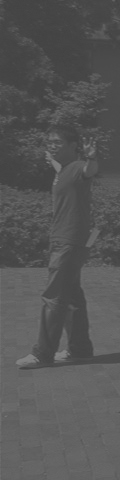
%> input picture aula_02/ex2.bmp, 120 x 480 px
$ octave lista_2.m   (GNU Octave 9; MATLAB toolbox functions it lacks are replaced by stand-ins)
%> lines starting %> are read from the running program, lines starting %| are printed output that depends on the picture; in (x1, y1, x2, y2) boxes, pixels count from 0 and x2, y2 are one past the last pixel; in counts of white or black regions, pixels touching at a corner belong together; the program's own positions count from 1
### aula_02/ajusta_0_255.m
function [img_out] = ajusta_0_255(img_in)
% [9 lines of commented-out code are left out]

minv = double(min(img_in(:)));
maxv = double(max(img_in(:)));

i_aux = 255 * (double(img_in) - minv)/(maxv - minv);
img_out = uint8(i_aux);
end

### aula_02/dif_2_img.m
function [img_out] = dif_2_img(img1,img2)
% dif_2_img realiza a diferenca entre duas imagens de entrada quaisquer
img_out = double(img1) - double(img2);
end

### aula_02/lista_2.m
%% exercicio 1
clc
clear

I = imread("ex2.bmp");
%> I is the input picture: size 480x120 uint8; min 65, max 128, mean 86

subplot(1, 2, 1);
imshow(I);

subplot(1, 2, 2);
imshow(ajusta_0_255(I));
%> in ajusta_0_255, `minv = double(min(img_in(:)));`: minv = 65
%> in ajusta_0_255, `maxv = double(max(img_in(:)));`: maxv = 128
%> in ajusta_0_255, `i_aux = 255 * (double(img_in) - minv)/(maxv - minv);`:
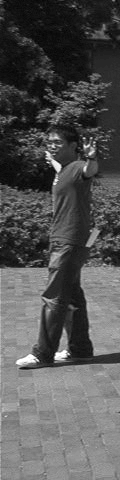
%> i_aux: size 480x120 double; min 0, max 255, mean 85

%% exercicio 2
%  Considerando as imagens "fg00009.bmp" e "bg00010.bmp", visualize:
% (a) A diferenca (subtração) entre as imagens;
% (b) A diferenca com a faixa dinamica reajustada entre 0 e 255;
% (c) O valor absoluto da diferença;
% (d) O valor absoluto da diferença com a faixa dinâmica reajustada entre 0 e 255;
% (e) Sobre o resultado do item (d), apague os (atribua zero aos) pixels que
%     correspondem ao fundo da imagem (background)
clc
clear
fg = double(imread("fg00009.bmp"));
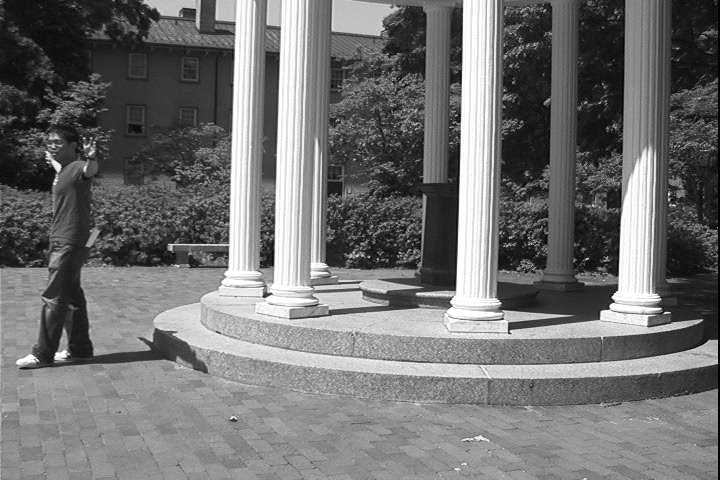
%> input picture aula_02/fg00009.bmp, 720 x 480 px
%> fg: size 480x720 double; min 0, max 255, mean 113.3; mean of the top-left, top-right, bottom-left and bottom-right quarters 93.4, 87.6, 143.4, 128.9
bg = double(imread("bg00010.bmp"));
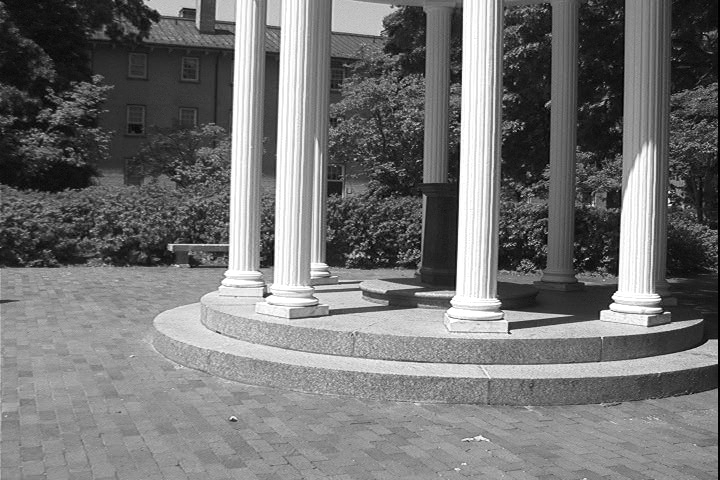
%> input picture aula_02/bg00010.bmp, 720 x 480 px
%> bg: size 480x720 double; min 0, max 255, mean 115.2; mean of the top-left, top-right, bottom-left and bottom-right quarters 92.5, 88.4, 150.7, 129.1

a = dif_2_img(fg, bg);
%> in dif_2_img, `img_out = double(img1) - double(img2);`:
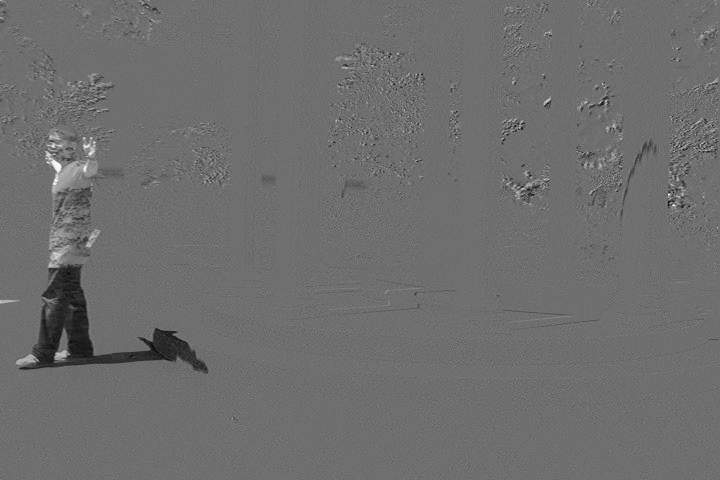
%> img_out: size 480x720 double; min -178, max 230, mean -1.8; drawn with min black and max white
b = ajusta_0_255(a);
c = abs(a);
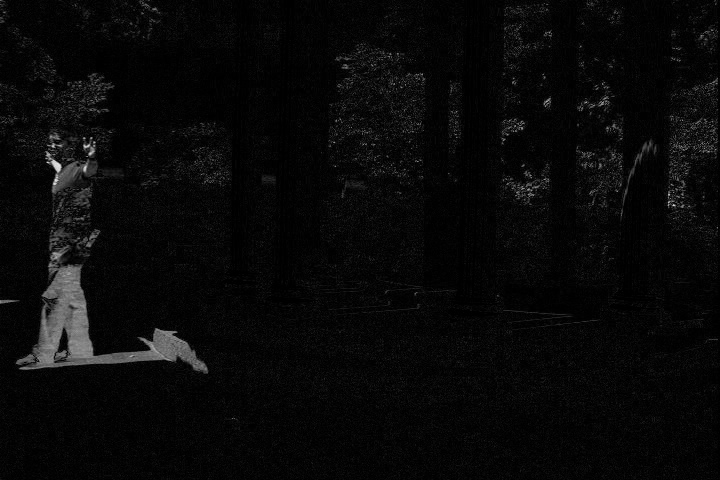
%> c: size 480x720 double; min 0, max 230, mean 8.7
d = ajusta_0_255(c);

e = d;
e(e<51) = 0;
e(e>50) = 255;
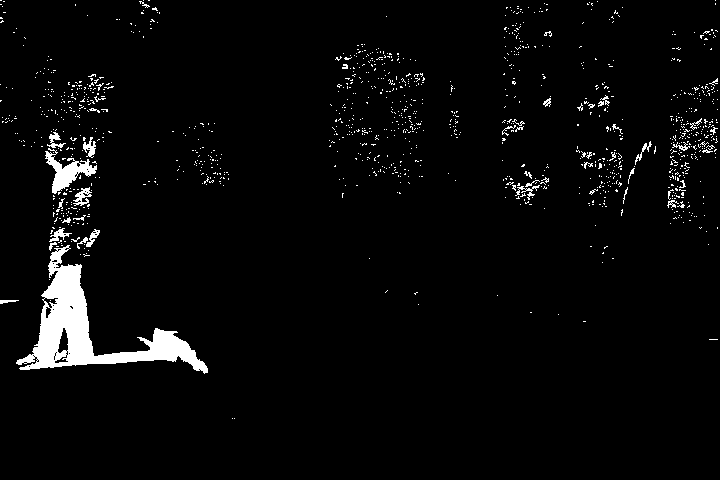
%> e: size 480x720 uint8; 3.4% white; 1162 white regions (1120 under 20 px), largest, box (x1, y1, x2, y2) and area: (16, 245, 208, 374) 6459, (45, 148, 97, 194) 865, (73, 187, 92, 206) 166

subplot(5, 2, 1);
imshow(uint8(bg));
subplot(5, 2, 2);
imshow(uint8(fg));
subplot(5, 2, 3);
imshow(uint8(a));
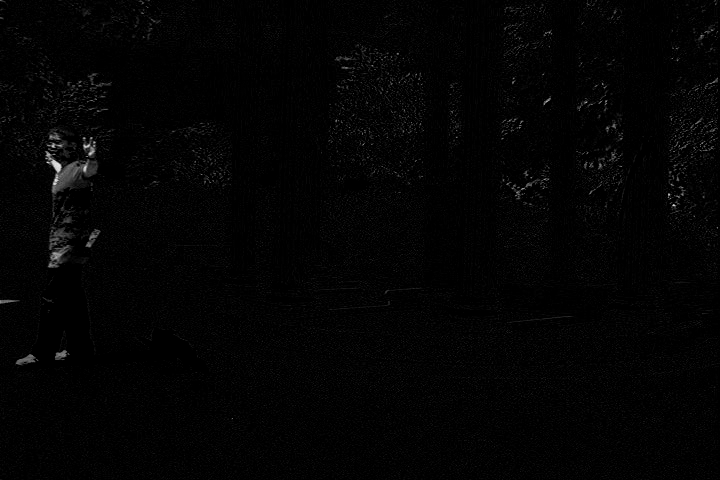
%> displayed picture: size 480x720, on the screen's scale of 0 to 255; min 0, max 230, mean 3.4
subplot(5, 2, 4);
imshow(uint8(b));
subplot(5, 2, 5);
imshow(uint8(c));
subplot(5, 2, 6);
imshow(uint8(d));
subplot(5, 2, 6);
imshow(uint8(e));
%% exercicio 4
% a) Implemente um algoritmo que leia a imagem "fg00009.bmp" e gere uma
% "fg00009_filtered.bmp" cujos pixels correspondem à média da vizinhança-8
% do respectivo pixel da imagem original (3x3).
% b) Repita o processamento ampliando essa vizinhanca para uma área de 9x9

clc, clear

fg = double(imread("fg00009.bmp"));

[m, n] = size(fg);
%> m = 480; n = 720
fg_filt = zeros(m, n);
fg_filt2 = fg_filt;

%> (the run ends here)
